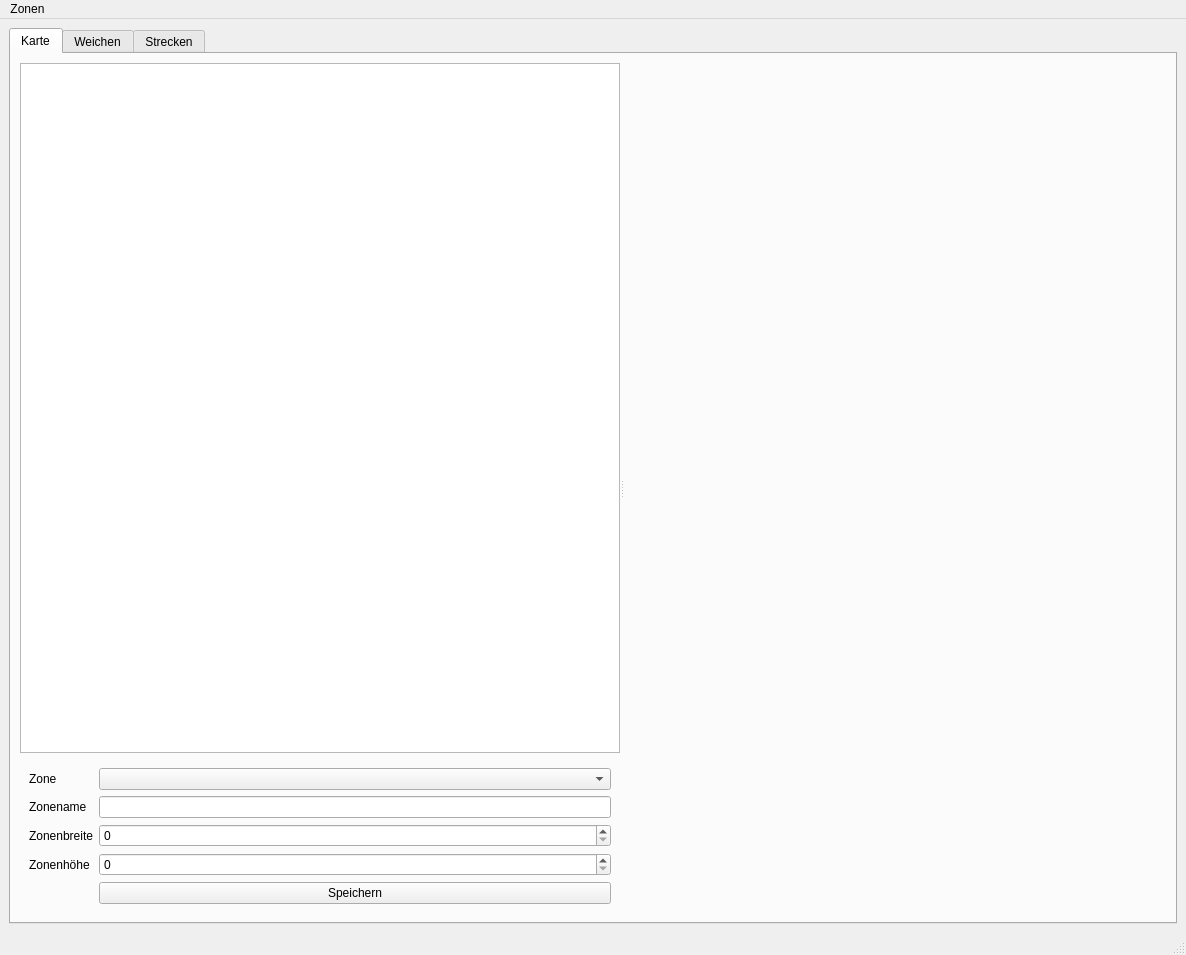
<?xml version="1.0" encoding="UTF-8"?>
<ui version="4.0">
 <class>MainWindow</class>
 <widget class="QMainWindow" name="MainWindow">
  <property name="geometry">
   <rect>
    <x>0</x>
    <y>0</y>
    <width>1186</width>
    <height>955</height>
   </rect>
  </property>
  <property name="windowTitle">
   <string>EBL</string>
  </property>
  <widget class="QWidget" name="centralwidget">
   <layout class="QHBoxLayout" name="horizontalLayout_2">
    <item>
     <widget class="QTabWidget" name="tabWidget">
      <property name="currentIndex">
       <number>0</number>
      </property>
      <widget class="QWidget" name="map_tab">
       <attribute name="title">
        <string>Karte</string>
       </attribute>
       <layout class="QVBoxLayout" name="verticalLayout_4">
        <item>
         <widget class="QSplitter" name="map_splitter">
          <property name="sizePolicy">
           <sizepolicy hsizetype="Preferred" vsizetype="Preferred">
            <horstretch>0</horstretch>
            <verstretch>0</verstretch>
           </sizepolicy>
          </property>
          <property name="orientation">
           <enum>Qt::Horizontal</enum>
          </property>
          <widget class="QWidget" name="map_left" native="true">
           <property name="sizePolicy">
            <sizepolicy hsizetype="MinimumExpanding" vsizetype="Preferred">
             <horstretch>0</horstretch>
             <verstretch>0</verstretch>
            </sizepolicy>
           </property>
           <property name="minimumSize">
            <size>
             <width>200</width>
             <height>0</height>
            </size>
           </property>
           <property name="maximumSize">
            <size>
             <width>600</width>
             <height>16777215</height>
            </size>
           </property>
           <layout class="QVBoxLayout" name="verticalLayout_5">
            <item>
             <widget class="QListWidget" name="map_weichen_list"/>
            </item>
            <item>
             <widget class="QWidget" name="map_left_form" native="true">
              <layout class="QFormLayout" name="formLayout">
               <item row="2" column="0">
                <widget class="QLabel" name="label_5">
                 <property name="text">
                  <string>Zonename</string>
                 </property>
                </widget>
               </item>
               <item row="2" column="1">
                <widget class="QLineEdit" name="map_zonename_txt"/>
               </item>
               <item row="5" column="1">
                <widget class="QPushButton" name="map_zone_speichern_btn">
                 <property name="text">
                  <string>Speichern</string>
                 </property>
                </widget>
               </item>
               <item row="3" column="0">
                <widget class="QLabel" name="label_6">
                 <property name="text">
                  <string>Zonenbreite</string>
                 </property>
                </widget>
               </item>
               <item row="4" column="0">
                <widget class="QLabel" name="label_7">
                 <property name="text">
                  <string>Zonenhöhe</string>
                 </property>
                </widget>
               </item>
               <item row="3" column="1">
                <widget class="QSpinBox" name="map_zone_width"/>
               </item>
               <item row="4" column="1">
                <widget class="QSpinBox" name="map_zone_height"/>
               </item>
               <item row="1" column="0">
                <widget class="QLabel" name="label_8">
                 <property name="text">
                  <string>Zone</string>
                 </property>
                </widget>
               </item>
               <item row="1" column="1">
                <widget class="QComboBox" name="map_zone_select_combo_box"/>
               </item>
              </layout>
             </widget>
            </item>
           </layout>
          </widget>
          <widget class="QWidget" name="map_right" native="true">
           <layout class="QVBoxLayout" name="map_right_layout"/>
          </widget>
         </widget>
        </item>
       </layout>
      </widget>
      <widget class="QWidget" name="weichen_tab">
       <attribute name="title">
        <string>Weichen</string>
       </attribute>
       <layout class="QHBoxLayout" name="horizontalLayout_4">
        <item>
         <widget class="QSplitter" name="weichen_splitter">
          <property name="orientation">
           <enum>Qt::Horizontal</enum>
          </property>
          <widget class="QWidget" name="weichen_left" native="true">
           <property name="minimumSize">
            <size>
             <width>200</width>
             <height>0</height>
            </size>
           </property>
           <property name="maximumSize">
            <size>
             <width>600</width>
             <height>16777215</height>
            </size>
           </property>
           <layout class="QVBoxLayout" name="verticalLayout">
            <item>
             <widget class="QListWidget" name="weichen_list"/>
            </item>
            <item>
             <widget class="QPushButton" name="weichen_new_btn">
              <property name="text">
               <string>Neue Weiche</string>
              </property>
             </widget>
            </item>
           </layout>
          </widget>
          <widget class="QWidget" name="weichen_right" native="true">
           <layout class="QVBoxLayout" name="verticalLayout_2">
            <item>
             <widget class="QWidget" name="weichen_widget" native="true">
              <layout class="QFormLayout" name="formLayout_2">
               <item row="0" column="0">
                <widget class="QLabel" name="label_2">
                 <property name="text">
                  <string>Weichename</string>
                 </property>
                </widget>
               </item>
               <item row="0" column="1">
                <widget class="QLineEdit" name="weichen_weichenname_txt"/>
               </item>
               <item row="1" column="0">
                <widget class="QLabel" name="label_3">
                 <property name="text">
                  <string>DCC</string>
                 </property>
                </widget>
               </item>
               <item row="1" column="1">
                <widget class="QLineEdit" name="weichen_dcc_txt"/>
               </item>
               <item row="2" column="0">
                <widget class="QLabel" name="label_4">
                 <property name="text">
                  <string>Bahnhof</string>
                 </property>
                </widget>
               </item>
               <item row="4" column="1">
                <widget class="QPushButton" name="weichen_einmessen_btn">
                 <property name="text">
                  <string>Einmessen</string>
                 </property>
                </widget>
               </item>
               <item row="5" column="1">
                <widget class="QPushButton" name="weichen_speichern_btn">
                 <property name="text">
                  <string>Speichern</string>
                 </property>
                </widget>
               </item>
               <item row="3" column="1">
                <spacer name="verticalSpacer_2">
                 <property name="orientation">
                  <enum>Qt::Vertical</enum>
                 </property>
                 <property name="sizeHint" stdset="0">
                  <size>
                   <width>20</width>
                   <height>40</height>
                  </size>
                 </property>
                </spacer>
               </item>
               <item row="2" column="1">
                <widget class="QLineEdit" name="weichen_bhf_txt"/>
               </item>
              </layout>
             </widget>
            </item>
           </layout>
          </widget>
         </widget>
        </item>
       </layout>
      </widget>
      <widget class="QWidget" name="strecken_tab">
       <attribute name="title">
        <string>Strecken</string>
       </attribute>
       <layout class="QHBoxLayout" name="horizontalLayout">
        <item>
         <widget class="QSplitter" name="strecken_splitter">
          <property name="orientation">
           <enum>Qt::Horizontal</enum>
          </property>
          <widget class="QWidget" name="strecken_left" native="true">
           <property name="sizePolicy">
            <sizepolicy hsizetype="MinimumExpanding" vsizetype="Preferred">
             <horstretch>0</horstretch>
             <verstretch>0</verstretch>
            </sizepolicy>
           </property>
           <property name="minimumSize">
            <size>
             <width>200</width>
             <height>0</height>
            </size>
           </property>
           <property name="maximumSize">
            <size>
             <width>600</width>
             <height>16777215</height>
            </size>
           </property>
           <layout class="QVBoxLayout" name="verticalLayout_3">
            <item>
             <widget class="QListWidget" name="strecken_list"/>
            </item>
            <item>
             <widget class="QPushButton" name="strecken_new_btn">
              <property name="text">
               <string>Neue Strecke</string>
              </property>
             </widget>
            </item>
           </layout>
          </widget>
          <widget class="QWidget" name="strecken_right" native="true">
           <layout class="QFormLayout" name="formLayout_5">
            <item row="0" column="0">
             <widget class="QLabel" name="label">
              <property name="text">
               <string>Weiche A</string>
              </property>
             </widget>
            </item>
            <item row="0" column="1">
             <widget class="QComboBox" name="strecken_comboBox_a"/>
            </item>
            <item row="1" column="0">
             <widget class="QLabel" name="label_10">
              <property name="text">
               <string>Weiche B</string>
              </property>
             </widget>
            </item>
            <item row="1" column="1">
             <widget class="QComboBox" name="strecken_comboBox_b"/>
            </item>
            <item row="3" column="1">
             <widget class="QPushButton" name="strecken_speichern_btn">
              <property name="text">
               <string>Speichern</string>
              </property>
             </widget>
            </item>
            <item row="2" column="1">
             <spacer name="verticalSpacer_3">
              <property name="orientation">
               <enum>Qt::Vertical</enum>
              </property>
              <property name="sizeHint" stdset="0">
               <size>
                <width>20</width>
                <height>40</height>
               </size>
              </property>
             </spacer>
            </item>
           </layout>
          </widget>
         </widget>
        </item>
       </layout>
      </widget>
     </widget>
    </item>
   </layout>
  </widget>
  <widget class="QMenuBar" name="menubar">
   <property name="geometry">
    <rect>
     <x>0</x>
     <y>0</y>
     <width>1186</width>
     <height>22</height>
    </rect>
   </property>
   <widget class="QMenu" name="menuZonen">
    <property name="title">
     <string>Zonen</string>
    </property>
    <addaction name="actionneue_Zone"/>
    <addaction name="actionZone_laden"/>
   </widget>
   <addaction name="menuZonen"/>
  </widget>
  <widget class="QStatusBar" name="statusbar"/>
  <action name="actionneue_Zone">
   <property name="text">
    <string>Neue Zone</string>
   </property>
  </action>
  <action name="actionZone_laden">
   <property name="text">
    <string>Zone laden</string>
   </property>
  </action>
 </widget>
 <resources/>
 <connections/>
</ui>
